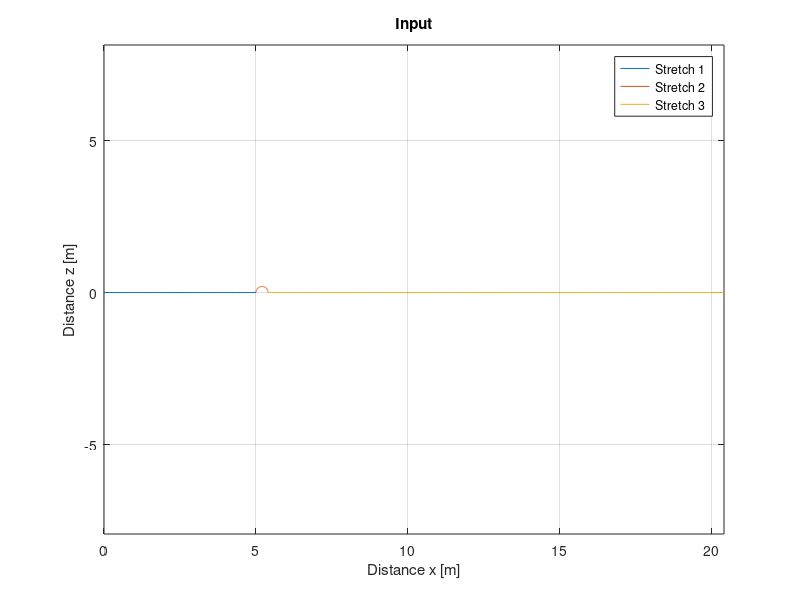
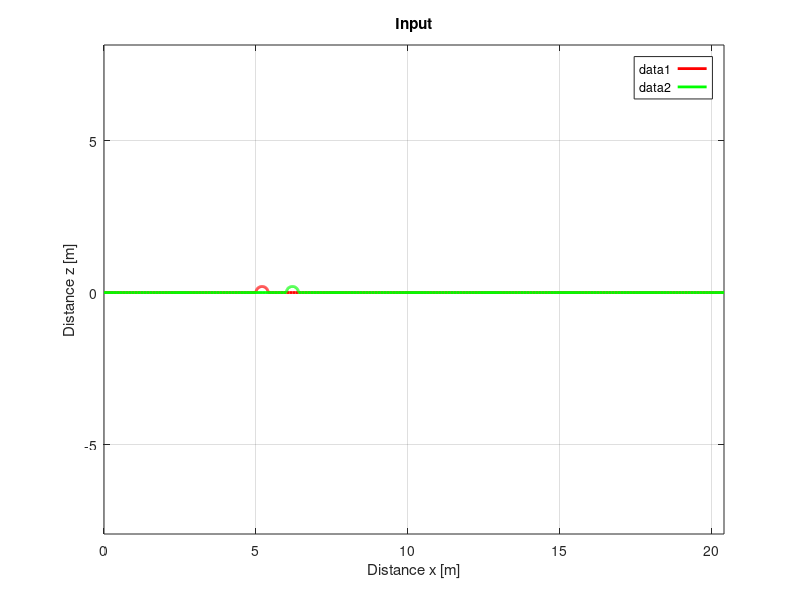
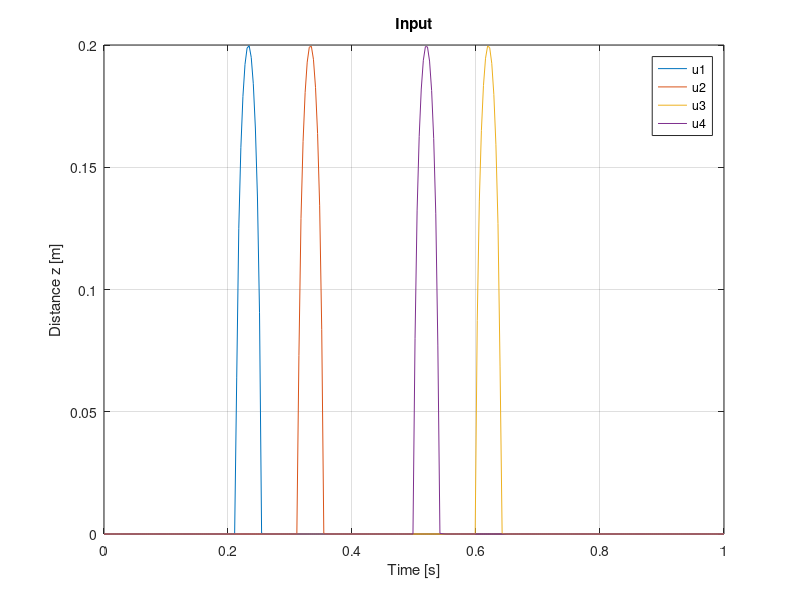
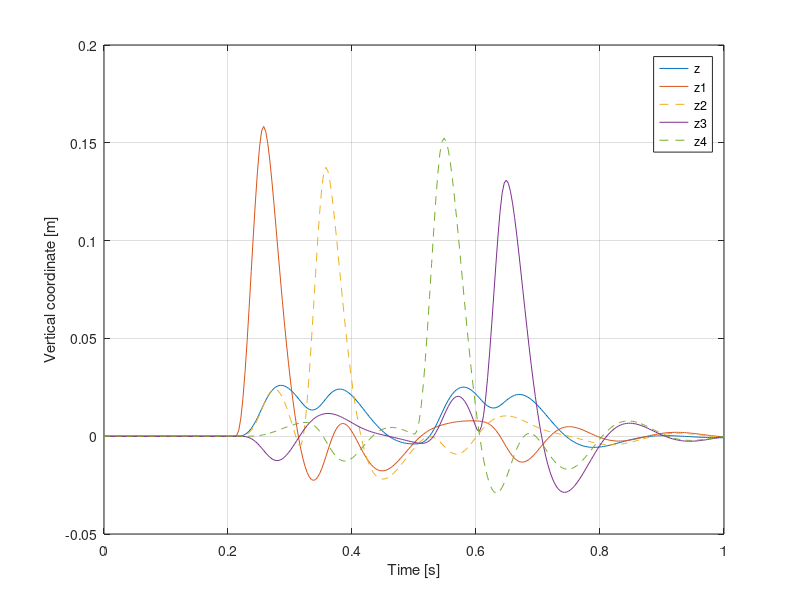

Reproduce these figures in MATLAB, in order. (Note: this script raises an error after producing the figures.)
%% Full car model
% Simulation and animation of a half car model.
%
% Inspired by: https://www.mathworks.com/matlabcentral/fileexchange/75019-vertical-vehicle-behavior-models
%
%%
clear ; close all ; clc

%% Parameters
% Values from Jazar Example 508.

% Inertial
m   = 840;      % Sprung mass [kg]
mf  = 53;       % Unsprung mass front [kg]
mr  = 76;       % Unsprung mass rear [kg]
Ix  = 820;      % Moment of inertia x [kg.m2]
Iy  = 1100;     % Moment of inertia y [kg.m2]

% Distance
a1  = 1.4;      % Dist. CG front axle [m]
a2  = 1.47;     % Dist. CG rear axle [m]
b1  = 0.7;      % Dist. CG left wheel [m]
b2  = 0.75;     % Dist. CG right wheel [m]
w = b1+b2;      % Track [m]
% Damping
cf  = 5000;      % Damping front [N.s/m]
cr  = 5000;      % Damping rear [N.s/m]

% Stiffness
kf  = 10000;    % Stiffness front [N/m]
kr  = 13000;    % Stiffness rear [N/m]
ktf = 200000;   % Stiffness tire front [N/m]
ktr = 200000;   % Stiffness tire rear [N/m]
kR  = 10000;    % Stiffness stabilizing bar [Nm/rad]

% Animation model
z_s_static = 1.6;   % Sprung mass static vertical position      [m]
z_u_static = 0.7;   % Unsprung mass static vertical position    [m]
l_win        = 5;   % Length window analysis                    [m]
l_win_maring = 1;   % Length window margin at the begining      [m]

% Video
playback_speed = 0.1;               % Speed of playback
tF      = 1;                        % Final time                [s]
fR      = 30/playback_speed;        % Frame rate                [fps]
dt      = 1/fR;                     % Time resolution           [s]
time    = linspace(0,tF,tF*fR);     % Time                      [s]

%% Track
% LEFT SIDE
% Stretch 1
x1_total_left = 5;       % Distance of the first stretch             [m]
dx_left = 0.1;           % resolution                                [m]
x1_left = 0:dx_left:x1_total_left;
z1_t_left = zeros(1,length(x1_left));
% Stretch 2
R_left = 0.2;            % Radius                        [m]
th_t_left = 0:0.01:pi;
x2_left = -R_left*cos(th_t_left) + x1_total_left+R_left;
z2_t_left = R_left*sin(th_t_left);
% Stretch 3
x3_total_left = 15;      % Distance of the last stretch              [m]
dx_left = 0.1;           % resolution                                [m]
x3_left = x1_total_left+2*R_left:dx_left:x1_total_left+2*R_left+x3_total_left;
z3_t_left = zeros(1,length(x3_left));
% Concatenating - left
x_track_left = [x1_left x2_left(2:end) x3_left(2:end)];
z_track_left = [z1_t_left z2_t_left(2:end) z3_t_left(2:end)];

% RIGHT SIDE
% Stretch 1
% Longitudinal offset between left and right
offset_left_right = 1; % [m]
x1_total_right = 5 + offset_left_right ;       % Distance of the first stretch             [m]
dx_right = 0.1;           % resolution                                [m]
x1_right = 0:dx_right:x1_total_right;
z1_t_right = zeros(1,length(x1_right));
% Stretch 2
R_right = 0.2;            % Radius                        [m]
th_t_right = 0:0.01:pi;
x2_right = -R_right*cos(th_t_right) + x1_total_right+R_right;
z2_t_right = R_right*sin(th_t_right);
% Stretch 3
x3_total_right = 15-offset_left_right;      % Distance of the last stretch              [m]
dx_right = 0.1;           % resolution                                [m]
x3_right = x1_total_right+2*R_right:dx_right:x1_total_right+2*R_right+x3_total_right;
z3_t_right = zeros(1,length(x3_right));
% Concatenating - right - OBS: To maintain the same distance, offset added at
% section 1 is subtracted at the section 3.
x_track_right = [x1_right x2_right(2:end) x3_right(2:end)];
z_track_right = [z1_t_right z2_t_right(2:end) z3_t_right(2:end)];

figure
hold on ; box on ; grid on ; axis equal
plot(x1_left,z1_t_left)
plot(x2_left,z2_t_left)
plot(x3_left,z3_t_left)
xlabel('Distance x [m]')
ylabel('Distance z [m]')
legend('Stretch 1','Stretch 2','Stretch 3')
title('Input')

figure
hold on ; box on ; grid on ; axis equal
plot(x_track_left,z_track_left,'r','LineWidth',2)
plot(x_track_right,z_track_right,'g','LineWidth',2)
legend('left','right')
xlabel('Distance x [m]')
ylabel('Distance z [m]')
title('Input')

%% Model

c11 = 2*cf + 2*cr;
c12 = b1*cf - b2*cf + b1*cr - b2*cr;
c21 = c12;
c13 = 2*a2*cr - 2*a1*cf;
c31 = c13;
c22 = b1^2*cf + b2^2*cf + b1^2*cr + b2^2*cr;
c23 = a1*b2*cf - a1*b1*cf + a2*b1*cr - a2*b2*cr;
c32 = c23;
c33 = 2*cf*a1^2 + 2*cr*a2^2;

k11 = 2*kf + 2*kr;
k12 = b1*kf - b2*kf + b1*kr - b2*kr;
k21 = k12;
k13 = 2*a2*kr - 2*a1*kf;
k31 = k13;
k22 = kR + b1^2*kf + b2^2*kf + b1^2*kr + b2^2*kr;
k23 = a1*b2*kf - a1*b1*kf + a2*b1*kr - a2*b2*kr;
k32 = k23;
k33 = 2*kf*a1^2 + 2*kr*a2^2;
k24 = -b1*kf - 1/w*kR;
k42 = k24;
k44 = kf + ktf + 1/w^2*kR;
k25 = b2*kf + 1/w*kR;
k52 = k25;
k55 = kf + ktf + 1/w^2*kR;

% Mass
M = [   m   0   0   0   0   0   0   ;
        0   Ix  0   0   0   0   0   ;
        0   0   Iy  0   0   0   0   ;
        0   0   0   mf  0   0   0   ;
        0   0   0   0   mf  0   0   ;
        0   0   0   0   0   mr  0   ;
        0   0   0   0   0   0   mr  ];

% Damping
C = [   c11     c12     c13     -cf     -cf     -cr     -cr     ;
        c21     c22     c23     -b1*cf  b2*cf   b2*cr   -b1*cr  ;
        c31     c32     c33     a1*cf   a1*cf   -a2*cr  -a2*cr  ;
        -cf     -b1*cf  a1*cf   cf      0       0       0       ;
        -cf     b2*cf   a1*cf   0       cf      0       0       ;
        -cr     b2*cr   -a2*cr  0       0       cr      0       ;
        -cr     -b1*cr  -a2*cr  0       0       0       cr      ];
    
% Stiffness
K = [   k11     k12     k13     -kf     -kf     -kr     -kr     ;
        k21     k22     k23     k24     k25     b2*kr   -b1*kr  ;
        k31     k32     k33     a1*kf   a1*kf   -a2*kr  -a2*kr  ;
        -kf     k42     a1*kf   k44     -kR/w^2 0       0       ;
        -kf     k52     a1*kf   -kR/w^2 k55     0       0       ;
        -kr     b2*kr   -a2*kr  0       0       kr+ktr  0       ;
        -kr     -b1*kr  -a2*kr  0       0       0       kr+ktr  ];

% Input
F = [   0   0   0   0   ;
        0   0   0   0   ;
        0   0   0   0   ;
        ktf 0   0   0   ;
        0   ktf 0   0   ;
        0   0   ktr 0   ;
        0   0   0   ktr ];

% State space model
% Coordinates [x phi theta x1 x2 x3 x4]
% States [x phi theta x1 x2 x3 x4 d_x d_phi d_theta d_x1 d_x2 d_x3 d_x4]

A = [   zeros(7)    eye(7)  ;
        -M\K        -M\C       ];

B = [   zeros(7,4)  ;
        M\F         ];

C = eye(14);

D = zeros(14,4);

sys = ss(A,B,C,D);

%% Simulation

% Input
vel = 10;                       % Longitudinal speed of the car             [m/s]
lon_pos_front = vel*time + a1+a2;   % Longitudinal position of the front axle   [m]
% OBS: Added wheelbase!
lon_pos_rear = vel*time;           % Longitudinal position of the rear axle    [m]
% 
u1 = interp1(x_track_left ,z_track_left ,lon_pos_front);    % Front left
u2 = interp1(x_track_right,z_track_right,lon_pos_front);    % Front right
u3 = interp1(x_track_right,z_track_right ,lon_pos_rear);    % Rear right
u4 = interp1(x_track_left ,z_track_left,lon_pos_rear);      % Rear left

figure
hold on ; grid on ; box on
plot(time,u1)
plot(time,u2)
plot(time,u3)
plot(time,u4)
legend('u1','u2','u3','u4')
xlabel('Time [s]')
ylabel('Distance z [m]')
legend('u1','u2','u3','u4')
title('Input')

u_vet = [u1' u2' u3' u4'];

[y,time,~] = lsim(sys,u_vet,time);

% Retrieving states
z       = y(:,1);
ph      = y(:,2);
th      = y(:,3);
z1      = y(:,4);
z2      = y(:,5);
z3      = y(:,6);
z4      = y(:,7);
d_z     = y(:,8);
d_ph    = y(:,9);
d_th    = y(:,10);
d_z1    = y(:,11);
d_z2    = y(:,12);
d_z3    = y(:,13);
d_z4    = y(:,14);

%% Results

figure
hold on ; grid on ; box on
plot(time,z)
plot(time,z1)
plot(time,z2,'--')
plot(time,z3)
plot(time,z4,'--')
xlabel('Time [s]')
ylabel('Vertical coordinate [m]')
legend('z','z1','z2','z3','z4')

figure
hold on ; grid on ; box on
plot(time,ph)
plot(time,th)
xlabel('Time [s]')
ylabel('Angle [rad]')
legend('ph','th')

color = cool(6); % Colormap

figure
% set(gcf,'Position',[50 50 1280 720])  % YouTube: 720p
% set(gcf,'Position',[50 50 854 480])   % YouTube: 480p
set(gcf,'Position',[50 50 640 640])     % Social

hold on ; grid on ; box on ; axis equal
set(gca,'CameraPosition',10*[28.4530   32.3439    6.0810])

% Create and open video writer object
v = VideoWriter('full_car_model.mp4','MPEG-4');
v.Quality   = 100;
% v.FrameRate = fR;
open(v);

for i=1:length(time)

    cla
    
    % Instant position (rear axle)
    x_inst = vel*time(i);
    
    % Tire longitudinal position
    x_1 = a1+a2+x_inst;
    x_2 = a1+a2+x_inst;
    x_3 = x_inst;
    x_4 = x_inst;
    
    % Absolute position edges of the sprung mass
    z_s_1 = z_s_static + z(i) + b1*ph(i) - a1*th(i) ;
    z_s_2 = z_s_static + z(i) - b2*ph(i) - a1*th(i) ;
    z_s_3 = z_s_static + z(i) - b2*ph(i) + a2*th(i) ;
    z_s_4 = z_s_static + z(i) + b1*ph(i) + a2*th(i) ;

    z_sprung = [z_s_1 z_s_2 z_s_3 z_s_4];
    
    % Absolute position of the unsprung masses
    z_u_1 = z1(i) + z_u_static;
    z_u_2 = z2(i) + z_u_static;
    z_u_3 = z3(i) + z_u_static;
    z_u_4 = z4(i) + z_u_static;
    
    z_unsprung = [z_u_1 z_u_2 z_u_3 z_u_4];
    
    % Track passing by:
    set(gca,'xlim',[x_inst-l_win_maring x_inst+l_win],'ylim',[-1.7 1.7],'zlim',[-0.5 2])

    % Track right
    plot3([-10 x_track_right],-b2*ones(1,length(x_track_right)+1),[0 z_track_right],'k','LineWidth',3)
    % Track left
    plot3([-10 x_track_left] , b1*ones(1,length(x_track_left)+1) ,[0 z_track_left],'k','LineWidth',3)

    % Sprung Mass
    fill3([x_1 x_2 x_3 x_4],[b1 -b2 -b2 b1],[z_s_1 z_s_2 z_s_3 z_s_4],color(6,:))
    
    % Spring
    plotSpring(z_u_static , z_s_static , u_vet , y , z_sprung , z_unsprung , i , x_1 , x_2 , x_3 , x_4 , b1 , b2)

    % Unsprung mass
    plot3( a1+a2 + x_inst , b1 , z_u_1 ,'Marker','o','Color','k','MarkerFacecolor',color(1,:),'MarkerSize',10)
    plot3( a1+a2 + x_inst ,-b2 , z_u_2 ,'Marker','o','Color','k','MarkerFacecolor',color(2,:),'MarkerSize',10)
    plot3(         x_inst ,-b2 , z_u_3 ,'Marker','o','Color','k','MarkerFacecolor',color(3,:),'MarkerSize',10)
    plot3(         x_inst , b1 , z_u_4 ,'Marker','o','Color','k','MarkerFacecolor',color(4,:),'MarkerSize',10)

    % Tire 
    plot3(x_inst+a1+a2 ,  b1 , u_vet(i,1),'ko','MarkerFacecolor','k','MarkerSize',10) % Front left
    plot3(x_inst+a1+a2 , -b2 , u_vet(i,2),'ko','MarkerFacecolor','k','MarkerSize',10) % Front right
    plot3(x_inst       , -b2 , u_vet(i,3),'ko','MarkerFacecolor','k','MarkerSize',10) % Rear left
    plot3(x_inst       ,  b1 , u_vet(i,4),'ko','MarkerFacecolor','k','MarkerSize',10) % Rear right
    
    xlabel('x [m]')
    ylabel('y [m]')
    zlabel('z [m]')
    
    frame = getframe(gcf);
    writeVideo(v,frame);

end

close(v);

%%

function plotSpring(z_u_static,z_s_static,u_vet ,y, z_sprung , z_unsprung , i , x_1 , x_2 , x_3 , x_4, b1 , b2)

    % Spring parameters
    rod_Pct    = 0.11;      % Length rod percentage of total gap
    spring_Pct = 1/3;       % Spring pitch percentage of spring gap 
    spring_wid = 2;         % Spring line width

    % Tire 1 spring  geometry 
    c_t_1 = x_1;            % Longitudinal position
    w_t_1 = 0.07;           % Width
    % Tire 2 spring geometry 
    c_t_2 = x_2;         	% Longitudinal position
    w_t_2 = 0.07;           % Width
    % Tire 3 spring geometry 
    c_t_3 = x_3;         	% Longitudinal position
    w_t_3 = 0.07;           % Width
    % Tire 4 spring geometry 
    c_t_4 = x_4;         	% Longitudinal position
    w_t_4 = 0.07;           % Width
    
    % Suspension 1 spring geometry 
    c_s_1 = x_1;            % Longitudinal position
    w_s_1 = 0.1;            % Width
    % Suspension 2 spring geometry 
    c_s_2 = x_2;         	% Longitudinal position
    w_s_2 = 0.1;            % Width
    % Suspension 3 spring geometry 
    c_s_3 = x_3;         	% Longitudinal position
    w_s_3 = 0.1;            % Width
    % Suspension 4 spring geometry 
    c_s_4 = x_4;         	% Longitudinal position
    w_s_4 = 0.1;            % Width
    
    % Base front and rear
    z_b_1 = u_vet(:,1); % Front left
    z_b_2 = u_vet(:,2); % Front right
    z_b_3 = u_vet(:,3); % Rear right
    z_b_4 = u_vet(:,4); % Rear left

    % Unsprung mass absolute vertical position (lower center point)
    z_u_1 = z_unsprung(1); % Front left
    z_u_2 = z_unsprung(2); % Front right
    z_u_3 = z_unsprung(3); % Rear right
    z_u_4 = z_unsprung(4); % Rear left

    % Spring front and rear (Tire) length without rods
    L_u_1 = (z_u_1 - z_b_1) - 2*rod_Pct * z_u_static; % Front left
    L_u_2 = (z_u_2 - z_b_2) - 2*rod_Pct * z_u_static; % Front right
    L_u_3 = (z_u_3 - z_b_3) - 2*rod_Pct * z_u_static; % Rear right
    L_u_4 = (z_u_4 - z_b_4) - 2*rod_Pct * z_u_static; % Rear left

    % Sprung mass front and rear absolute vertical position (lower center point)
    z_s_1 = z_sprung(1); % Front left
    z_s_2 = z_sprung(2); % Front right
    z_s_3 = z_sprung(3); % Rear right
    z_s_4 = z_sprung(4); % Rear left
    
    % Spring front and rear (Suspension) length without rods
    L_s_1 = (z_s_1 - z_u_1) - 2*rod_Pct*(z_s_static-z_u_static) ;
    L_s_2 = (z_s_2 - z_u_2) - 2*rod_Pct*(z_s_static-z_u_static) ;
    L_s_3 = (z_s_3 - z_u_3) - 2*rod_Pct*(z_s_static-z_u_static) ;
    L_s_4 = (z_s_4 - z_u_4) - 2*rod_Pct*(z_s_static-z_u_static) ;

    % Spring tire 1 front left
    spring_u_1_X = [ 
                c_t_1                               % Start
                c_t_1                               % rod
                c_t_1 + w_t_1                       % Part 1   
                c_t_1 - w_t_1                       % Part 2
                c_t_1 + w_t_1                       % Part 3
                c_t_1 - w_t_1                       % Part 4
                c_t_1 + w_t_1                       % Part 5
                c_t_1 - w_t_1                       % Part 6
                c_t_1                               % Part 7
                c_t_1                               % rod/End
                ];
    
	spring_u_1_Z = [ 
                z_b_1(i)                                            % Start
                z_b_1(i)+  rod_Pct*z_u_static                         % rod
                z_b_1(i)+  rod_Pct*z_u_static                         % Part 1 
                z_b_1(i)+  rod_Pct*z_u_static+  spring_Pct*L_u_1(i)     % Part 2
                z_b_1(i)+  rod_Pct*z_u_static+  spring_Pct*L_u_1(i)     % Part 3
                z_b_1(i)+  rod_Pct*z_u_static+2*spring_Pct*L_u_1(i)   % Part 4
                z_b_1(i)+  rod_Pct*z_u_static+2*spring_Pct*L_u_1(i)   % Part 5
                z_b_1(i)+  rod_Pct*z_u_static+3*spring_Pct*L_u_1(i)   % Part 6
                z_b_1(i)+  rod_Pct*z_u_static+3*spring_Pct*L_u_1(i)   % Part 7
                z_b_1(i)+2*rod_Pct*z_u_static+3*spring_Pct*L_u_1(i) % rod/End
               ]; 
           
    % Spring tire 2 front right
    spring_u_2_X = [ 
                c_t_2                               % Start
                c_t_2                               % rod
                c_t_2+w_t_2                         % Part 1   
                c_t_2-w_t_2                         % Part 2
                c_t_2+w_t_2                         % Part 3
                c_t_2-w_t_2                         % Part 4
                c_t_2+w_t_2                         % Part 5
                c_t_2-w_t_2                         % Part 6
                c_t_2                               % Part 7
                c_t_2                               % rod/End
                ];
    
	spring_u_2_Z = [ 
                z_b_2(i)                                            % Start
                z_b_2(i)+rod_Pct*z_u_static                         % rod
                z_b_2(i)+rod_Pct*z_u_static                         % Part 1 
                z_b_2(i)+rod_Pct*z_u_static+spring_Pct*L_u_2(i)     % Part 2
                z_b_2(i)+rod_Pct*z_u_static+spring_Pct*L_u_2(i)     % Part 3
                z_b_2(i)+rod_Pct*z_u_static+2*spring_Pct*L_u_2(i)   % Part 4
                z_b_2(i)+rod_Pct*z_u_static+2*spring_Pct*L_u_2(i)   % Part 5
                z_b_2(i)+rod_Pct*z_u_static+3*spring_Pct*L_u_2(i)   % Part 6
                z_b_2(i)+rod_Pct*z_u_static+3*spring_Pct*L_u_2(i)   % Part 7
                z_b_2(i)+2*rod_Pct*z_u_static+3*spring_Pct*L_u_2(i) % rod/End
               ]; 
           
    % Spring tire 3 rear right
    spring_u_3_X = [ 
                c_t_3                               % Start
                c_t_3                               % rod
                c_t_3+w_t_3                         % Part 1   
                c_t_3-w_t_3                         % Part 2
                c_t_3+w_t_3                         % Part 3
                c_t_3-w_t_3                         % Part 4
                c_t_3+w_t_3                         % Part 5
                c_t_3-w_t_3                         % Part 6
                c_t_3                               % Part 7
                c_t_3                               % rod/End
                ];
    
	spring_u_3_Z = [ 
                z_b_3(i)                                            % Start
                z_b_3(i)+  rod_Pct*z_u_static                         % rod
                z_b_3(i)+  rod_Pct*z_u_static                         % Part 1 
                z_b_3(i)+  rod_Pct*z_u_static+  spring_Pct*L_u_3(i)     % Part 2
                z_b_3(i)+  rod_Pct*z_u_static+  spring_Pct*L_u_3(i)     % Part 3
                z_b_3(i)+  rod_Pct*z_u_static+2*spring_Pct*L_u_3(i)   % Part 4
                z_b_3(i)+  rod_Pct*z_u_static+2*spring_Pct*L_u_3(i)   % Part 5
                z_b_3(i)+  rod_Pct*z_u_static+3*spring_Pct*L_u_3(i)   % Part 6
                z_b_3(i)+  rod_Pct*z_u_static+3*spring_Pct*L_u_3(i)   % Part 7
                z_b_3(i)+2*rod_Pct*z_u_static+3*spring_Pct*L_u_3(i) % rod/End
                 ];
             
    % Spring tire 4 rear right
    spring_u_4_X = [ 
                c_t_4                               % Start
                c_t_4                               % rod
                c_t_4+w_t_4                         % Part 1   
                c_t_4-w_t_4                         % Part 2
                c_t_4+w_t_4                         % Part 3
                c_t_4-w_t_4                         % Part 4
                c_t_4+w_t_4                         % Part 5
                c_t_4-w_t_4                         % Part 6
                c_t_4                               % Part 7
                c_t_4                               % rod/End
                ];
    
	spring_u_4_Z = [ 
                z_b_4(i)                                            % Start
                z_b_4(i)+  rod_Pct*z_u_static                         % rod
                z_b_4(i)+  rod_Pct*z_u_static                         % Part 1 
                z_b_4(i)+  rod_Pct*z_u_static+  spring_Pct*L_u_4(i)     % Part 2
                z_b_4(i)+  rod_Pct*z_u_static+  spring_Pct*L_u_4(i)     % Part 3
                z_b_4(i)+  rod_Pct*z_u_static+2*spring_Pct*L_u_4(i)   % Part 4
                z_b_4(i)+  rod_Pct*z_u_static+2*spring_Pct*L_u_4(i)   % Part 5
                z_b_4(i)+  rod_Pct*z_u_static+3*spring_Pct*L_u_4(i)   % Part 6
                z_b_4(i)+  rod_Pct*z_u_static+3*spring_Pct*L_u_4(i)   % Part 7
                z_b_4(i)+2*rod_Pct*z_u_static+3*spring_Pct*L_u_4(i) % rod/End
                 ];

    % Spring suspension 1 front left
    spring_s_1_X = [ 
                c_s_1                               % Start
                c_s_1                               % rod
                c_s_1+w_s_1                         % Part 1   
                c_s_1-w_s_1                         % Part 2
                c_s_1+w_s_1                         % Part 3
                c_s_1-w_s_1                         % Part 4
                c_s_1+w_s_1                         % Part 5
                c_s_1-w_s_1                         % Part 6
                c_s_1                               % Part 7
                c_s_1                               % rod/End
                ];
    
	spring_s_1_Z = [ 
                z_u_1                                                                % Start
                z_u_1+  rod_Pct*(z_s_static-z_u_static)                          % rod
                z_u_1+  rod_Pct*(z_s_static-z_u_static)                          % Part 1 
                z_u_1+  rod_Pct*(z_s_static-z_u_static)+  spring_Pct*L_s_1    % Part 2
                z_u_1+  rod_Pct*(z_s_static-z_u_static)+  spring_Pct*L_s_1    % Part 3
                z_u_1+  rod_Pct*(z_s_static-z_u_static)+2*spring_Pct*L_s_1    % Part 4
                z_u_1+  rod_Pct*(z_s_static-z_u_static)+2*spring_Pct*L_s_1    % Part 5
                z_u_1+  rod_Pct*(z_s_static-z_u_static)+3*spring_Pct*L_s_1    % Part 6
                z_u_1+  rod_Pct*(z_s_static-z_u_static)+3*spring_Pct*L_s_1    % Part 7
                z_u_1+2*rod_Pct*(z_s_static-z_u_static)+3*spring_Pct*L_s_1    % rod/End
               ];
           
    % Spring suspension 2 front right
    spring_s_2_X = [ 
                c_s_2                               % Start
                c_s_2                               % rod
                c_s_2+w_s_2                         % Part 1   
                c_s_2-w_s_2                         % Part 2
                c_s_2+w_s_2                         % Part 3
                c_s_2-w_s_2                         % Part 4
                c_s_2+w_s_2                         % Part 5
                c_s_2-w_s_2                         % Part 6
                c_s_2                               % Part 7
                c_s_2                               % rod/End
                ];
    
	spring_s_2_Z = [ 
                z_u_2                                                                % Start
                z_u_2+  rod_Pct*(z_s_static-z_u_static)                          % rod
                z_u_2+  rod_Pct*(z_s_static-z_u_static)                          % Part 1 
                z_u_2+  rod_Pct*(z_s_static-z_u_static)+  spring_Pct*L_s_2    % Part 2
                z_u_2+  rod_Pct*(z_s_static-z_u_static)+  spring_Pct*L_s_2    % Part 3
                z_u_2+  rod_Pct*(z_s_static-z_u_static)+2*spring_Pct*L_s_2    % Part 4
                z_u_2+  rod_Pct*(z_s_static-z_u_static)+2*spring_Pct*L_s_2    % Part 5
                z_u_2+  rod_Pct*(z_s_static-z_u_static)+3*spring_Pct*L_s_2    % Part 6
                z_u_2+  rod_Pct*(z_s_static-z_u_static)+3*spring_Pct*L_s_2    % Part 7
                z_u_2+2*rod_Pct*(z_s_static-z_u_static)+3*spring_Pct*L_s_2    % rod/End
               ];
    
   % Spring suspension 3 rear right
    spring_s_3_X = [ 
                c_s_3                               % Start
                c_s_3                               % rod
                c_s_3+w_s_3                         % Part 1   
                c_s_3-w_s_3                         % Part 2
                c_s_3+w_s_3                         % Part 3
                c_s_3-w_s_3                         % Part 4
                c_s_3+w_s_3                         % Part 5
                c_s_3-w_s_3                         % Part 6
                c_s_3                               % Part 7
                c_s_3                               % rod/End
                ];           
    spring_s_3_Z = [ 
                z_u_3                                                                % Start
                z_u_3+  rod_Pct*(z_s_static-z_u_static)                          % rod
                z_u_3+  rod_Pct*(z_s_static-z_u_static)                          % Part 1 
                z_u_3+  rod_Pct*(z_s_static-z_u_static)+  spring_Pct*L_s_3    % Part 2
                z_u_3+  rod_Pct*(z_s_static-z_u_static)+  spring_Pct*L_s_3    % Part 3
                z_u_3+  rod_Pct*(z_s_static-z_u_static)+2*spring_Pct*L_s_3    % Part 4
                z_u_3+  rod_Pct*(z_s_static-z_u_static)+2*spring_Pct*L_s_3    % Part 5
                z_u_3+  rod_Pct*(z_s_static-z_u_static)+3*spring_Pct*L_s_3    % Part 6
                z_u_3+  rod_Pct*(z_s_static-z_u_static)+3*spring_Pct*L_s_3    % Part 7
                z_u_3+2*rod_Pct*(z_s_static-z_u_static)+3*spring_Pct*L_s_3    % rod/End
               ];

    
   % Spring suspension 4 rear right
    spring_s_4_X = [ 
                c_s_4                               % Start
                c_s_4                               % rod
                c_s_4+w_s_4                         % Part 1   
                c_s_4-w_s_4                         % Part 2
                c_s_4+w_s_4                         % Part 3
                c_s_4-w_s_4                         % Part 4
                c_s_4+w_s_4                         % Part 5
                c_s_4-w_s_4                         % Part 6
                c_s_4                               % Part 7
                c_s_4                               % rod/End
                ];           
    spring_s_4_Z = [ 
                z_u_4                                                                % Start
                z_u_4+  rod_Pct*(z_s_static-z_u_static)                          % rod
                z_u_4+  rod_Pct*(z_s_static-z_u_static)                          % Part 1 
                z_u_4+  rod_Pct*(z_s_static-z_u_static)+  spring_Pct*L_s_4    % Part 2
                z_u_4+  rod_Pct*(z_s_static-z_u_static)+  spring_Pct*L_s_4    % Part 3
                z_u_4+  rod_Pct*(z_s_static-z_u_static)+2*spring_Pct*L_s_4    % Part 4
                z_u_4+  rod_Pct*(z_s_static-z_u_static)+2*spring_Pct*L_s_4    % Part 5
                z_u_4+  rod_Pct*(z_s_static-z_u_static)+3*spring_Pct*L_s_4    % Part 6
                z_u_4+  rod_Pct*(z_s_static-z_u_static)+3*spring_Pct*L_s_4    % Part 7
                z_u_4+2*rod_Pct*(z_s_static-z_u_static)+3*spring_Pct*L_s_4    % rod/End
               ];
           
    % PLOT - TIRE
    plot3(spring_u_1_X, b1*ones(1,length(spring_u_1_X))  ,spring_u_1_Z,'k','LineWidth',spring_wid)
    plot3(spring_u_2_X,-b2*ones(1,length(spring_u_2_X))  ,spring_u_2_Z,'k','LineWidth',spring_wid)
    plot3(spring_u_3_X,-b2*ones(1,length(spring_u_3_X))  ,spring_u_3_Z,'k','LineWidth',spring_wid)
    plot3(spring_u_4_X, b1*ones(1,length(spring_u_4_X))  ,spring_u_4_Z,'k','LineWidth',spring_wid)
    
    % PLOT - SUSPENSION
    plot3(spring_s_1_X, b1*ones(1,length(spring_u_1_X)) , spring_s_1_Z,'k','LineWidth',spring_wid)
    plot3(spring_s_2_X,-b2*ones(1,length(spring_u_2_X)) , spring_s_2_Z,'k','LineWidth',spring_wid)
    plot3(spring_s_3_X,-b2*ones(1,length(spring_u_3_X)) , spring_s_3_Z,'k','LineWidth',spring_wid)
    plot3(spring_s_4_X, b1*ones(1,length(spring_u_4_X)) , spring_s_4_Z,'k','LineWidth',spring_wid)
        
end

function plotDamper(z_s_static , z_u_static , y , i , x_1 , x_2 , a1 , a2 , h_u)
    
    % Damper parameters
    rod_Lower_Pct = 0.1;      % Length lower rod percentage of total gap  
    rod_Upper_Pct = 0.55;      % Length upper rod percentage of total gap
    cylinder_Height_Pct = 0.55;      % Length cylinder percentage of total gap
    damper_line_wid  = 2;   % Damper line width
    
    offset_hor_1 = -0.3; % Horizontal offset 1 front [m]
    offset_hor_2 =  0.3; % Horizontal offset 2 rear [m]
    
    % Suspension 1 spring geometry
    c_1 = x_1;  % Longitudinal position
    w_1 = 0.07;  % Width
    
    % Suspension 2 spring geometry
    c_2 = x_2;  % Longitudinal position
    w_2 = 0.07;  % Width
    
    % Unsprung mass absolute vertical position (lower center point)
    z_u_1 = y(:,3) + z_u_static; % Front
    z_u_2 = y(:,4) + z_u_static; % Rear

    % Sprung mass front and rear absolute vertical position (lower center point)
    z_s_1 = y(:,1) - a1*y(:,2) + z_s_static; % Front
    z_s_2 = y(:,1) + a2*y(:,2) + z_s_static; % Rear
    
    % rod attached to unsprung mass
    rod_u_1_X = [c_1+offset_hor_1 c_1+offset_hor_1]';
    rod_u_1_Y = [z_u_1+h_u  z_u_1+h_u+rod_Lower_Pct*(z_s_static-z_u_static)];
    
    rod_u_2_X = [c_2+offset_hor_2 c_2+offset_hor_2];
    rod_u_2_Y = [z_u_2+h_u  z_u_2+h_u+rod_Lower_Pct*(z_s_static-z_u_static)];
    
    % Damper 1 base cylinder - rod - base 
    cylinder_1_X = [   
                    c_1-w_1+offset_hor_1
                    c_1-w_1+offset_hor_1
                    c_1+w_1+offset_hor_1
                    c_1+w_1+offset_hor_1
                ];
                
    cylinder_1_Y = [
                    z_u_1(i)+h_u+rod_Lower_Pct*(z_s_static-z_u_static)+cylinder_Height_Pct*(z_s_static-z_u_static)
                    z_u_1(i)+h_u+rod_Lower_Pct*(z_s_static-z_u_static) 
                    z_u_1(i)+h_u+rod_Lower_Pct*(z_s_static-z_u_static) 
                    z_u_1(i)+h_u+rod_Lower_Pct*(z_s_static-z_u_static)+cylinder_Height_Pct*(z_s_static-z_u_static)
                ];
            
    % Damper 2 base cylinder - rod - base 
    cylinder_2_X = [   
                    c_2-w_2+offset_hor_2
                    c_2-w_2+offset_hor_2
                    c_2+w_2+offset_hor_2
                    c_2+w_2+offset_hor_2
                ];
                
    cylinder_2_Y = [
                    z_u_2(i)+h_u+rod_Lower_Pct*(z_s_static-z_u_static)+cylinder_Height_Pct*(z_s_static-z_u_static)
                    z_u_2(i)+h_u+rod_Lower_Pct*(z_s_static-z_u_static) 
                    z_u_2(i)+h_u+rod_Lower_Pct*(z_s_static-z_u_static) 
                    z_u_2(i)+h_u+rod_Lower_Pct*(z_s_static-z_u_static)+cylinder_Height_Pct*(z_s_static-z_u_static)
                ];
    
    % rod attached to sprung mass 1 front
    rod_s_1_X = [c_1+offset_hor_1  c_1+offset_hor_1];
    rod_s_1_Y = [z_s_1 z_s_1-rod_Upper_Pct*(z_s_static-z_u_static)];

    % rod attached to sprung mass 2 rear
    rod_s_2_X = [c_2+offset_hor_2  c_2+offset_hor_2];
    rod_s_2_Y = [z_s_2 z_s_2-rod_Upper_Pct*(z_s_static-z_u_static)];

    % Piston inside cylinder 1 front
    piston_1_X = [c_1-0.6*w_1+offset_hor_1  c_1+0.6*w_1+offset_hor_1];
    piston_1_Y = [z_s_1-rod_Upper_Pct*(z_s_static-z_u_static) z_s_1-rod_Upper_Pct*(z_s_static-z_u_static)];
    
    % Piston inside cylinder 2 rear
    piston_2_X = [c_2-0.6*w_2+offset_hor_2  c_2+0.6*w_2+offset_hor_2];
    piston_2_Y = [z_s_2-rod_Upper_Pct*(z_s_static-z_u_static) z_s_2-rod_Upper_Pct*(z_s_static-z_u_static)];
    
    % Total damper 1 iteration
    rod_u_1_Y_val  = rod_u_1_Y(i,:);
    rod_s_1_Y_val  = rod_s_1_Y(i,:);
    piston_1_Y_Val = piston_1_Y(i,:);
    
    % Total damper 2 iteration
    rod_u_2_Y_val  = rod_u_2_Y(i,:);
    rod_s_2_Y_val  = rod_s_2_Y(i,:);
    piston_2_Y_Val = piston_2_Y(i,:);

    % PLOT DAMPER 1
    % rods
    plot(rod_u_1_X,rod_u_1_Y_val,'k','LineWidth',damper_line_wid)
    plot(rod_s_1_X,rod_s_1_Y_val,'k','LineWidth',damper_line_wid)
    % Damper parts
    plot(piston_1_X,piston_1_Y_Val,'k','LineWidth',damper_line_wid)
    plot(cylinder_1_X,cylinder_1_Y,'k','LineWidth',damper_line_wid)
    
    % PLOT DAMPER 2
    % rods
    plot(rod_u_2_X,rod_u_2_Y_val,'k','LineWidth',damper_line_wid)
    plot(rod_s_2_X,rod_s_2_Y_val,'k','LineWidth',damper_line_wid)
    % Damper parts
    plot(piston_2_X,piston_2_Y_Val,'k','LineWidth',damper_line_wid)
    plot(cylinder_2_X,cylinder_2_Y,'k','LineWidth',damper_line_wid)

end
















